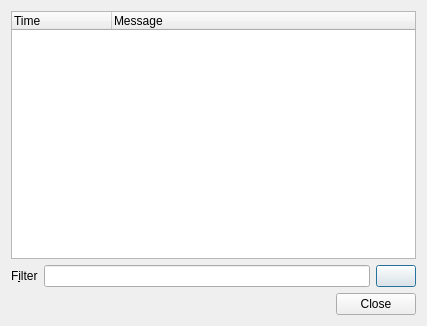
<?xml version="1.0" encoding="UTF-8"?>
<ui version="4.0">
 <class>LogDialogClass</class>
 <widget class="QDialog" name="LogDialogClass">
  <property name="geometry">
   <rect>
    <x>0</x>
    <y>0</y>
    <width>427</width>
    <height>326</height>
   </rect>
  </property>
  <property name="windowTitle">
   <string>Logs</string>
  </property>
  <layout class="QGridLayout" name="gridLayout">
   <item row="1" column="0">
    <widget class="QLabel" name="label">
     <property name="text">
      <string>F&amp;ilter</string>
     </property>
     <property name="buddy">
      <cstring>lineEdit</cstring>
     </property>
    </widget>
   </item>
   <item row="1" column="1">
    <widget class="QLineEdit" name="lineEdit"/>
   </item>
   <item row="1" column="2">
    <widget class="QPushButton" name="pushButton">
     <property name="text">
      <string/>
     </property>
     <property name="icon">
      <iconset resource="../icons.qrc">
       <normaloff>:/img/clear_left.png</normaloff>:/img/clear_left.png</iconset>
     </property>
     <property name="iconSize">
      <size>
       <width>16</width>
       <height>16</height>
      </size>
     </property>
    </widget>
   </item>
   <item row="2" column="0" colspan="3">
    <widget class="QDialogButtonBox" name="buttonBox">
     <property name="standardButtons">
      <set>QDialogButtonBox::Close</set>
     </property>
    </widget>
   </item>
   <item row="0" column="0" colspan="3">
    <widget class="QTreeWidget" name="treeWidget">
     <column>
      <property name="text">
       <string>Time</string>
      </property>
     </column>
     <column>
      <property name="text">
       <string>Message</string>
      </property>
      <property name="textAlignment">
       <set>AlignLeft|AlignTop</set>
      </property>
     </column>
    </widget>
   </item>
  </layout>
 </widget>
 <resources>
  <include location="../icons.qrc"/>
 </resources>
 <connections>
  <connection>
   <sender>buttonBox</sender>
   <signal>clicked(QAbstractButton*)</signal>
   <receiver>LogDialogClass</receiver>
   <slot>accept()</slot>
   <hints>
    <hint type="sourcelabel">
     <x>323</x>
     <y>306</y>
    </hint>
    <hint type="destinationlabel">
     <x>391</x>
     <y>293</y>
    </hint>
   </hints>
  </connection>
  <connection>
   <sender>pushButton</sender>
   <signal>clicked()</signal>
   <receiver>lineEdit</receiver>
   <slot>clear()</slot>
   <hints>
    <hint type="sourcelabel">
     <x>400</x>
     <y>271</y>
    </hint>
    <hint type="destinationlabel">
     <x>242</x>
     <y>262</y>
    </hint>
   </hints>
  </connection>
 </connections>
</ui>
